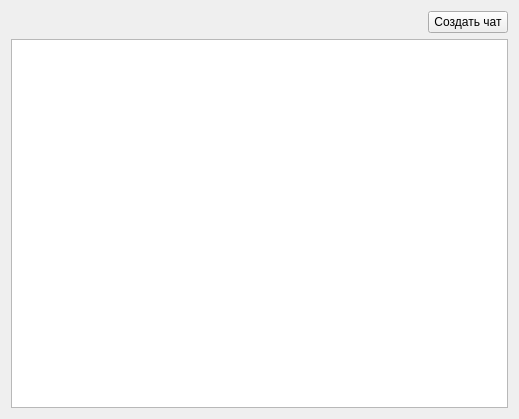
<?xml version="1.0" encoding="UTF-8"?>
<ui version="4.0">
 <class>RoomsList</class>
 <widget class="QWidget" name="RoomsList">
  <property name="geometry">
   <rect>
    <x>0</x>
    <y>0</y>
    <width>519</width>
    <height>419</height>
   </rect>
  </property>
  <property name="windowTitle">
   <string>Form</string>
  </property>
  <layout class="QVBoxLayout" name="verticalLayout">
   <item>
    <layout class="QHBoxLayout" name="horizontalLayout">
     <item>
      <spacer name="horizontalSpacer">
       <property name="orientation">
        <enum>Qt::Horizontal</enum>
       </property>
       <property name="sizeHint" stdset="0">
        <size>
         <width>40</width>
         <height>20</height>
        </size>
       </property>
      </spacer>
     </item>
     <item>
      <widget class="QPushButton" name="create_room_btn">
       <property name="text">
        <string>Создать чат</string>
       </property>
      </widget>
     </item>
    </layout>
   </item>
   <item>
    <widget class="QTableView" name="rooms_view">
     <property name="editTriggers">
      <set>QAbstractItemView::DoubleClicked</set>
     </property>
     <property name="selectionMode">
      <enum>QAbstractItemView::NoSelection</enum>
     </property>
     <attribute name="horizontalHeaderVisible">
      <bool>false</bool>
     </attribute>
     <attribute name="verticalHeaderVisible">
      <bool>false</bool>
     </attribute>
    </widget>
   </item>
  </layout>
 </widget>
 <resources/>
 <connections/>
</ui>
